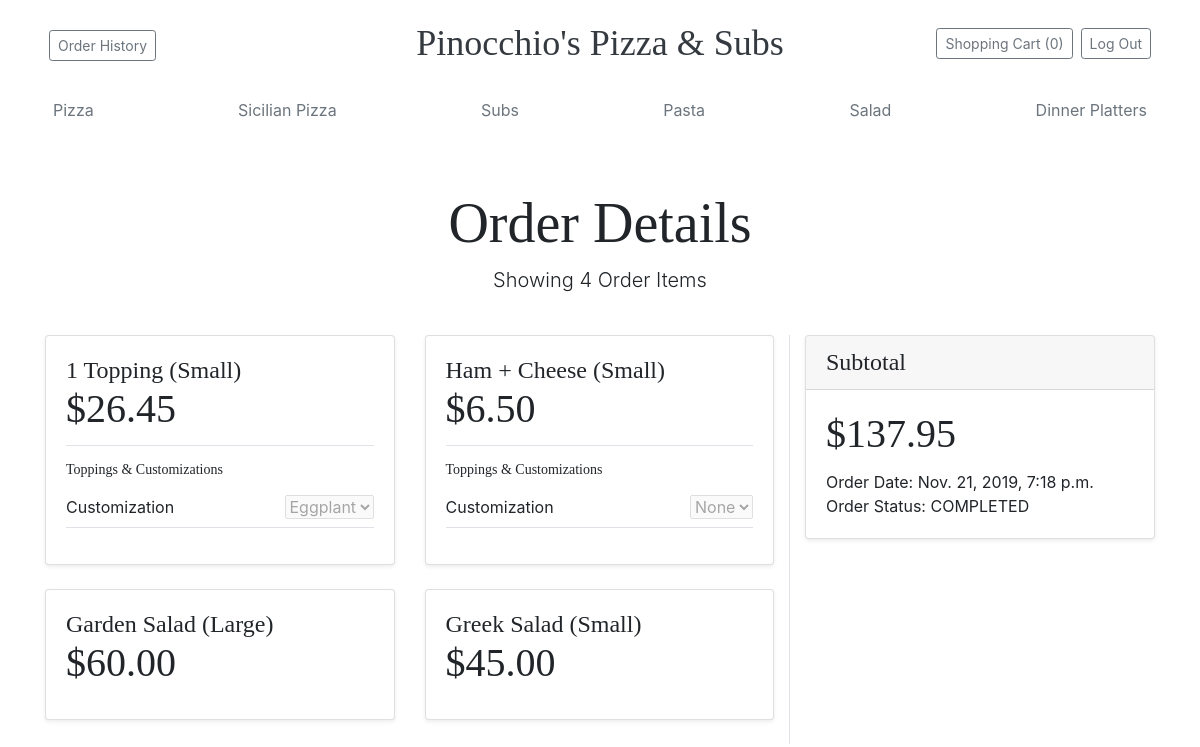
The page /tickets/0183646a-8206-4ae8-8817-55e025246575 (signed in) on the database its author committed.
### orders/models.py (models this page shows, shortened)
class Ticket(models.Model):
    id = models.UUIDField(primary_key=True, default=uuid.uuid4, editable=False)
    customerId = models.ForeignKey(User, on_delete=models.CASCADE, related_name="customer")
    subTotal = models.DecimalField(default=0.00, decimal_places=2, max_digits=5)
    isSubmitted = models.BooleanField(default=False)
    submittedOn = models.DateTimeField(null=True)
    isCompleted = models.BooleanField(default=False)

class MenuCategory(models.Model):
    id = models.UUIDField(primary_key=True, default=uuid.uuid4, editable=False)
    name = models.CharField(max_length=28)
    description = models.CharField(max_length=128)

class OrderItem(models.Model):
    id = models.UUIDField(primary_key=True, default=uuid.uuid4, editable=False)
    menuItemId = models.ForeignKey(MenuItem, on_delete=models.ProtectedError)
    modifiers = models.ManyToManyField(MenuItemModifier, blank=True, related_name="modifiers")
    ticketId = models.ForeignKey(Ticket, on_delete=models.CASCADE, related_name="orderItems")
    totalItemPrice = models.DecimalField(default=0.00, decimal_places=2, max_digits=5)

class MenuItem(models.Model):
    id = models.UUIDField(primary_key=True, default=uuid.uuid4, editable=False)
    name = models.CharField(max_length=64)
    description = models.CharField(max_length=128)
    category = models.ForeignKey(MenuCategory, on_delete=models.ProtectedError, related_name="menuItems")
    price = models.DecimalField(default=0.00, decimal_places=2, max_digits=5)
    size = models.CharField(max_length=16, choices=SIZE_CHOICES, default='None')
    maximumModifiersAllowed = models.IntegerField()
    supportedModifiers = models.ManyToManyField(MenuItemModifier, blank=True, related_name="supportedMenuItems")

class MenuItemModifier(models.Model):
    id = models.UUIDField(primary_key=True, default=uuid.uuid4, editable=False)
    name = models.CharField(max_length=64)
    priceAdjustment = models.DecimalField(default=0.00, decimal_places=2, max_digits=5)

### orders/views.py (the view, shortened to what this page needs)
# urls.py: path("tickets/<uuid:ticket_id>", views.ticket, name="ticket"),
@login_required()
@require_http_methods(["GET", "POST"])
def ticket(request, ticket_id):
    ticket = Ticket.objects.get(id=ticket_id)
    updateTicketSubtotal(ticket)
    context = {
        "menu": getMenu(),
        "shoppingCart": getShoppingCartByUser(request.user),
        "ticket": Ticket.objects.get(id=ticket_id)
    }
    return render(request, "ticket.html", context)

### orders/views.py (called while the page is built)
def getMenu():
    menu = {
        "menuCategories": MenuCategory.objects.all()
    }
    return menu

def getShoppingCartByUser(user):
    shoppingCartTicket = Ticket.objects.filter(customerId=user, isSubmitted=False)
    if not shoppingCartTicket:
        Ticket.objects.create(customerId=user)
        shoppingCartTicket = Ticket.objects.filter(customerId=user, isSubmitted=False)
    updateTicketSubtotal(shoppingCartTicket[0])
    return shoppingCartTicket[0]

def updateTicketSubtotal(ticket):
    newSubtotal = decimal.Decimal(0.00)
    for orderItem in ticket.orderItems.all():
        newSubtotal = newSubtotal + orderItem.totalItemPrice
    ticket.subTotal = newSubtotal
    return ticket.save()

### orders/templates/ticket.html (shortened to what this page needs)
{% extends "layout.html" %}
{% block body %}
    <div class="row">
        <div class="col-sm-12">
            {% if ticket.isSubmitted %}
                <div class="pricing-header px-3 py-3 pt-md-5 pb-md-4 mx-auto text-center">
                    <h1 class="display-4">Order Details</h1>
                    <p class="lead">Showing {{ ticket.orderItems.all|length }} Order Items</p>
                </div>
            {% else %}
                <div class="pricing-header px-3 py-3 pt-md-5 pb-md-4 mx-auto text-center">
                    <h1 class="display-4">Shopping Cart</h1>
                    <p class="lead">Showing {{ ticket.orderItems.all|length }} items from your cart</p>
                </div>
            {% endif %}
        </div>
    </div>
    <div class="row">
        <div class="col-sm-12 col-md-8 border-right">
            <div class="row">
                {% for orderItem in ticket.orderItems.all %}
                    <div class="col-sm-12 col-md-6">
                        <form method="POST"
                              action="{% url 'orderItem' ticket_id=shoppingCart.id orderItem_id=orderItem.id %}">
                            <div class="card mb-4 shadow-sm">
                                <div class="card-body">
                                    <h4 class="my-0 font-weight-normal">{{ orderItem.menuItemId.name }} ({{ orderItem.menuItemId.size }})</h4>
                                    <h1 class="card-title pricing-card-title">${{ orderItem.totalItemPrice }} </h1>
                                    {% if orderItem.modifiers.all|length > 0 %}
                                        <div class="border-top border-bottom mb-3">
                                            <h2 class="f-14 pt-3">Toppings & Customizations</h2>
                                            <ul class="list-group list-group-flush">
                                                {% for modifier in orderItem.modifiers.all %}
                                                    <li class="list-group-item border-0 my-1 py-1 px-0">
                                                        <span class="float-left">Customization {{ i|add:1 }}</span>
                                                        <select class="float-right" disabled>
                                                            <option>
                                                                {{ modifier.name }}
                                                            </option>
                                                        </select>
                                                    </li>
                                                {% endfor %}
                                            </ul>
                                        </div>
                                    {% endif %}
                                </div>
                            </div>
                        </form>
                    </div>
                {% endfor %}
            </div>
        </div>
        <div class="col-sm-12 col-md-4">
            <form method="POST" action="{% url 'ticket' ticket_id=shoppingCart.id %}">
                <div class="card mb-4 shadow-sm">
                    <div class="card-header">
                        <h4 class="my-0 font-weight-normal">Subtotal</h4>
                    </div>
                    <div class="card-body">
                        <h1 class="card-title pricing-card-title">${{ ticket.subTotal }}</h1>
                        {% if ticket.isSubmitted %}
                            Order Date: {{ ticket.submittedOn }} <br/>
                            Order Status:
                            {% if ticket.isCompleted %}
                                COMPLETED
                            {% else %}
                                IN PROGRESS
                            {% endif %}
                        {% endif %}
                    </div>
                </div>
            </form>
        </div>
    </div>
{% endblock %}

### templates/layout.html (shortened to what this page needs)
<!doctype html>
<html lang="en">
<head>
    <link rel="stylesheet" href="https://stackpath.bootstrapcdn.com/bootstrap/4.3.1/css/bootstrap.min.css"
>
    {% load static %}
    <link href="{% static "/orders/styles.css" %}" rel="stylesheet">
</head>
<body>
<div class="container">
    <header class="blog-header py-3">
        <div class="row flex-nowrap justify-content-between align-items-center">
            <div class="col-3 pt-1">
                {% if user.is_authenticated %}
                    <a class="btn btn-sm btn-outline-secondary mx-1" href="{% url 'tickets' %}">Order History</a>
                {% endif %}
            </div>
            <div class="col-6 text-center">
                <a class="header-title text-dark" href="#">Pinocchio's Pizza & Subs</a>
            </div>
            <div class="col-3 d-flex justify-content-end align-items-center">
                {% if user.is_authenticated %}
                    <a class="btn btn-sm btn-outline-secondary mx-1"
                       href="{% url 'ticket' ticket_id=shoppingCart.id %}">Shopping Cart
                        ({{ shoppingCart.orderItems.all|length }})</a>
                    <a class="btn btn-sm btn-outline-secondary mx-1" href="{% url 'logout' %}">Log Out</a>
                {% else %}
                    <a class="btn btn-sm btn-outline-secondary mx-1" href="{% url 'signup' %}">Sign up</a>
                    <a class="btn btn-sm btn-outline-secondary mx-1" href="{% url 'login' %}">Sign in</a>
                {% endif %}
            </div>
        </div>
    </header>
    <div class="nav-scroller py-1 mb-2">
        <nav class="nav d-flex justify-content-between">
            {% for category in menu.menuCategories %}
                <a class="p-2 text-muted"
                   href="{% url 'menu' %}?category={{ category.id }}">{{ category.name }}</a>
            {% endfor %}
        </nav>
    </div>
    {% block body %}{% endblock %}
</div>
</body>
</html>

### static/orders/styles.css (style rules this page uses)
.header-title { font-family: "Playfair Display"; font-size: 2.25rem; }
h1, h2, h3, h4, h5, h6 { font-family: "Playfair Display"; }
.f-14 { font-size: 14px; }

### rows shown on the page
Ticket: orderItems.all|length "0"
MenuCategory: name "Pizza"
MenuCategory: name "Sicilian Pizza"
MenuCategory: name "Subs"
MenuCategory: name "Pasta"
MenuCategory: name "Salad"
MenuCategory: name "Dinner Platters"
Ticket: orderItems.all|length "4", subTotal "137.95", submittedOn "Nov. 21, 2019, 7:18 p.m."
OrderItem: menuItemId.name "1 Topping", menuItemId.size "Small", totalItemPrice "26.45"
MenuItemModifier: name "Eggplant"
OrderItem: menuItemId.name "Ham + Cheese", menuItemId.size "Small", totalItemPrice "6.50"
MenuItemModifier: name "None"
OrderItem: menuItemId.name "Garden Salad", menuItemId.size "Large", totalItemPrice "60.00"
OrderItem: menuItemId.name "Greek Salad", menuItemId.size "Small", totalItemPrice "45.00"
